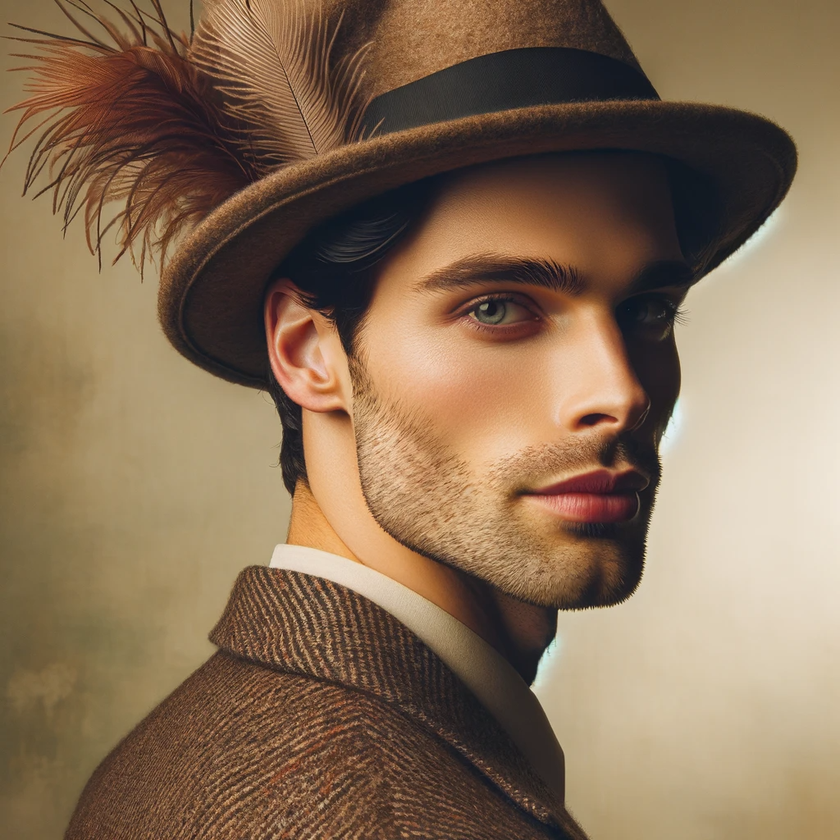
#> input picture img/like_lenna.png, 840 x 840 px, shrunk from 1024 x 1024 before the run
$ python adapted.py
#> lines starting #> are read from the running program, lines starting #| are printed output that depends on the picture; after the words box and inside, x2 and y2 are one past the last pixel; in counts of white or black regions, pixels touching at a corner belong together
import cv2
import numpy as np
import matplotlib.pyplot as plt

blk_size = 9        # 블럭 사이즈
C = 5               # 차감 상수
img = cv2.imread('../img/like_lenna.png', cv2.IMREAD_GRAYSCALE) # 그레이 스케일로  읽기
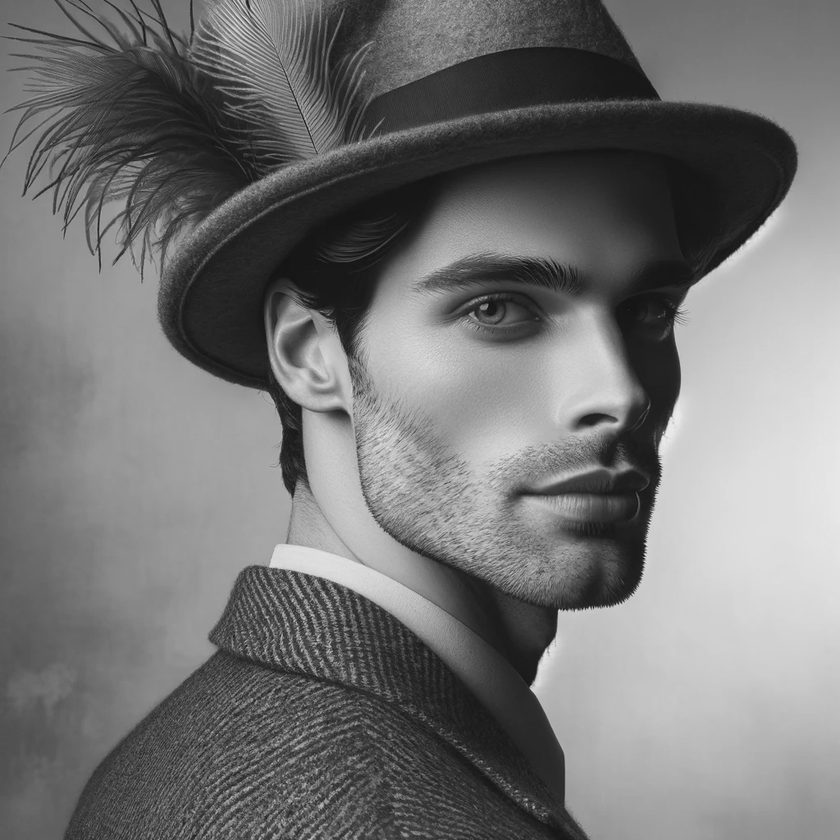
#> img: shape (840, 840); min 12, max 235, mean 116.2

# ---① 오츠의 알고리즘으로 단일 경계 값을 전체 이미지에 적용
ret, th1 = cv2.threshold(img, 0, 255, cv2.THRESH_BINARY | cv2.THRESH_OTSU)
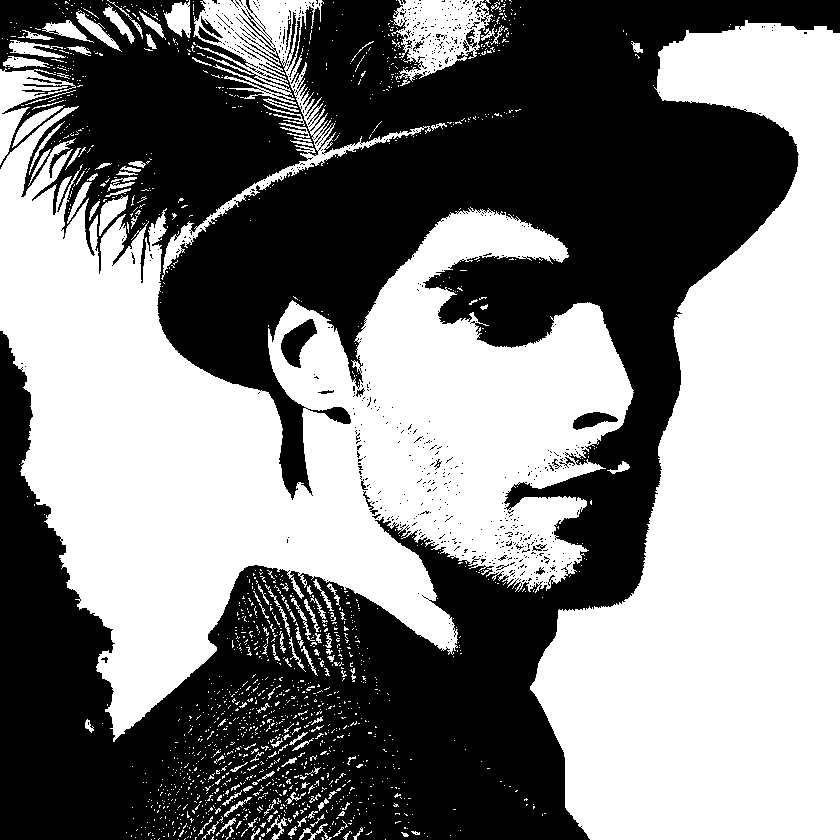
#> th1: shape (840, 840); 50.8% white; 701 black regions (670 under 20 px), largest, box (x1, y1, x2, y2) and area: (0, 0, 840, 840) 342450, (281, 319, 317, 368) 898, (573, 412, 618, 430) 458
#> ret = 115

# ---② 어뎁티드 쓰레시홀드를 평균과 가우시안 분포로 각각 적용
th2 = cv2.adaptiveThreshold(img, 255, cv2.ADAPTIVE_THRESH_MEAN_C,\
                                      cv2.THRESH_BINARY, blk_size, C)
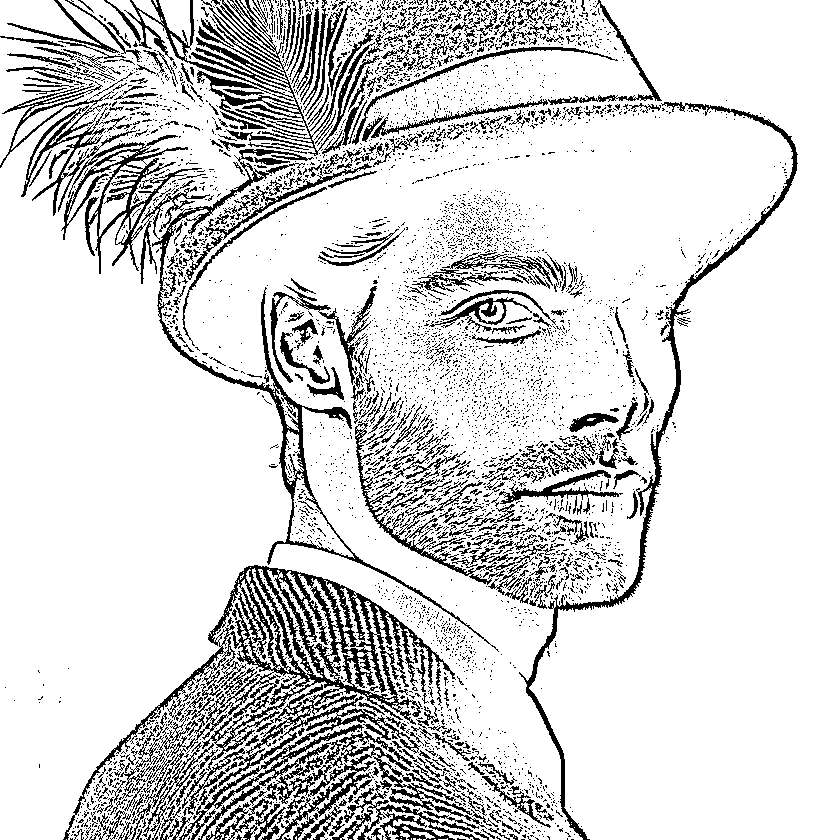
#> th2: shape (840, 840); 84.4% white; black in thin lines or dots
th3 = cv2.adaptiveThreshold(img, 255, cv2.ADAPTIVE_THRESH_GAUSSIAN_C, \
                                     cv2.THRESH_BINARY, blk_size, C)
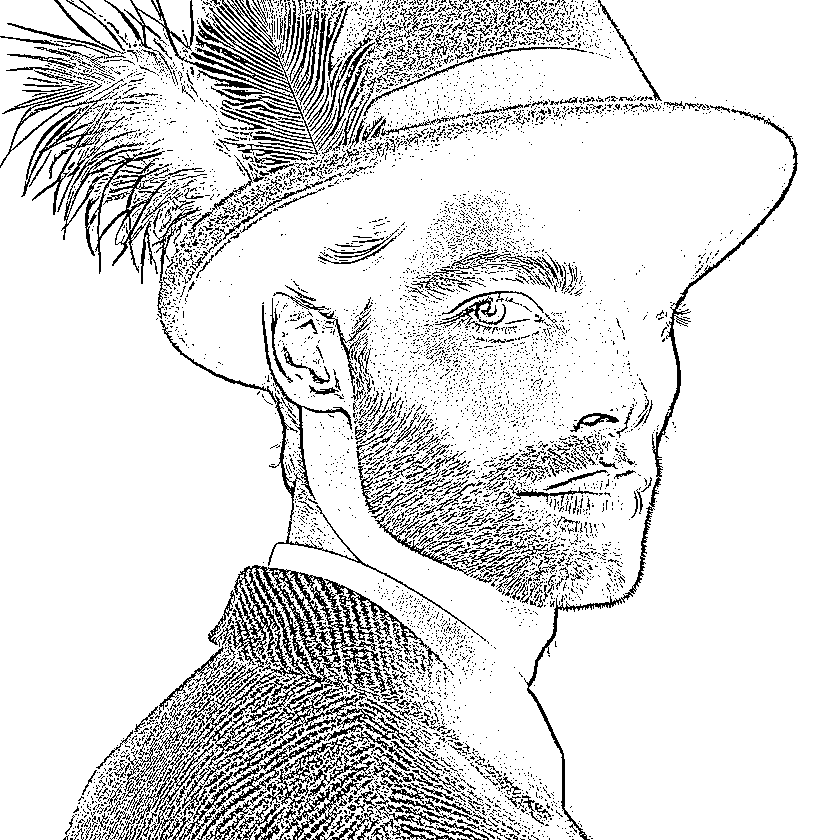
#> th3: shape (840, 840); 86.7% white; black in thin lines or dots

# ---③ 결과를 Matplot으로 출력
imgs = {'Original': img, 'Global-Otsu:%d'%ret:th1, \
        'Adapted-Mean':th2, 'Adapted-Gaussian': th3}
for i, (k, v) in enumerate(imgs.items()):
    plt.subplot(2,2,i+1)
    plt.title(k)
    plt.imshow(v,'gray')
    plt.xticks([]),plt.yticks([])
#> this loop made 4 passes
#> k on passes 1 to 4: 'Original', 'Global-Otsu:115', 'Adapted-Mean', 'Adapted-Gaussian'

plt.show()

$ run again, with img/결과물.PNG copied over img/like_lenna.png
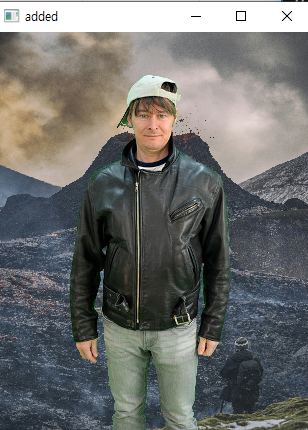
#> input picture img/결과물.PNG, 308 x 430 px
#> `ret, th1 = cv2.threshold(img, 0, 255, cv2.THRESH_BINARY | cv2.THRESH_O..`:
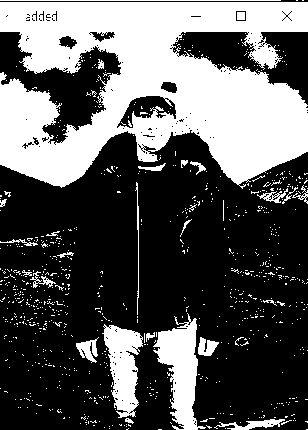
#> th1: shape (430, 308); 35.5% white; 836 white regions (808 under 20 px), largest, box (x1, y1, x2, y2) and area: (0, 2, 308, 189) 37493, (153, 313, 206, 430) 2941, (102, 324, 143, 418) 2241
#> ret = 126
#> th2: shape (430, 308); 68.5% white; black in thin lines or dots
#> `th3 = cv2.adaptiveThreshold(img, 255, cv2.ADAPTIVE_THRESH_GAUSSIAN_C, ..`:
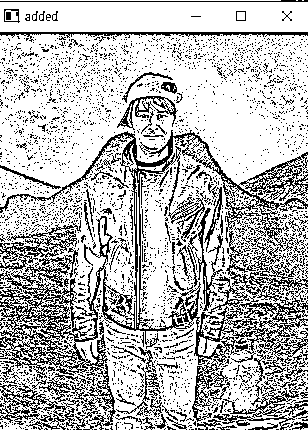
#> th3: shape (430, 308); 72.9% white; black in thin lines or dots
#> the loop `for i, (k, v) in enumerate(imgs.items()):` made 4 passes
#> k on passes 1 to 4: 'Original', 'Global-Otsu:126', 'Adapted-Mean', 'Adapted-Gaussian'

$ run again, with img/kia.jpg saved as img/like_lenna.png
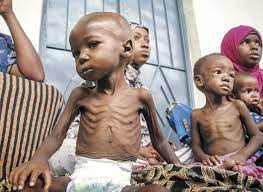
#> input picture img/kia.jpg, 263 x 192 px
#> `ret, th1 = cv2.threshold(img, 0, 255, cv2.THRESH_BINARY | cv2.THRESH_O..`:
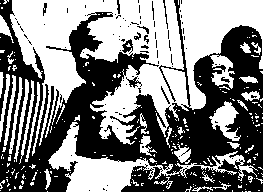
#> th1: shape (192, 263); 51.4% white; 95 black regions (83 under 20 px), largest, box (x1, y1, x2, y2) and area: (0, 0, 263, 192) 23833, (122, 39, 133, 54) 88, (126, 76, 142, 88) 70
#> ret = 146
#> th2: shape (192, 263); 64.5% white; 326 black regions (273 under 20 px), largest, box (x1, y1, x2, y2) and area: (44, 0, 263, 192) 6475, (0, 0, 46, 192) 2910, (46, 0, 150, 121) 2398
#> `th3 = cv2.adaptiveThreshold(img, 255, cv2.ADAPTIVE_THRESH_GAUSSIAN_C, ..`:
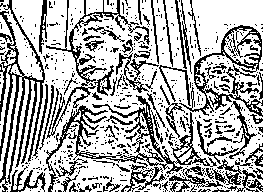
#> th3: shape (192, 263); 68.3% white; black in thin lines or dots
#> the loop `for i, (k, v) in enumerate(imgs.items()):` made 4 passes
#> k on passes 1 to 4: 'Original', 'Global-Otsu:146', 'Adapted-Mean', 'Adapted-Gaussian'

$ run again, with img/man_chromakey.jpg saved as img/like_lenna.png
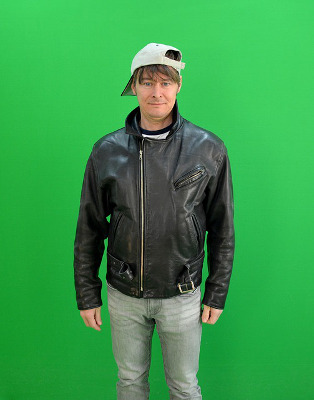
#> input picture img/man_chromakey.jpg, 314 x 400 px
#> `ret, th1 = cv2.threshold(img, 0, 255, cv2.THRESH_BINARY | cv2.THRESH_O..`:
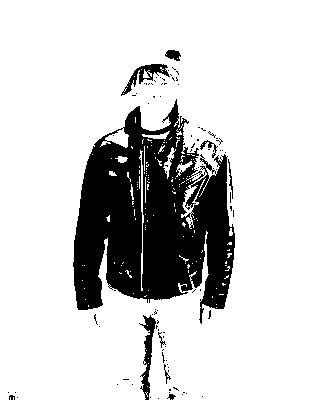
#> th1: shape (400, 314); 81.3% white; 96 black regions (86 under 20 px), largest, box (x1, y1, x2, y2) and area: (73, 99, 235, 324) 21901, (139, 315, 156, 400) 545, (121, 64, 170, 96) 436
#> ret = 88
#> th2: shape (400, 314); 88% white; 491 black regions (435 under 20 px), largest, box (x1, y1, x2, y2) and area: (73, 59, 235, 400) 9434, (173, 154, 215, 210) 534, (120, 315, 156, 393) 404
#> `th3 = cv2.adaptiveThreshold(img, 255, cv2.ADAPTIVE_THRESH_GAUSSIAN_C, ..`:
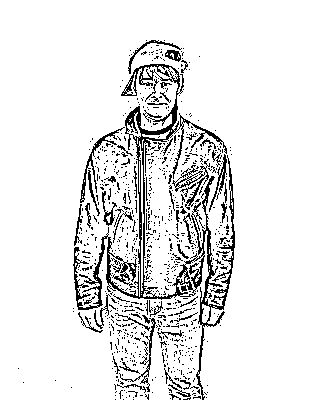
#> th3: shape (400, 314); 90.2% white; black in thin lines or dots, all inside (x1, y1, x2, y2) = (18, 40, 235, 400)
#> the loop `for i, (k, v) in enumerate(imgs.items()):` made 4 passes
#> k on passes 1 to 4: 'Original', 'Global-Otsu:88', 'Adapted-Mean', 'Adapted-Gaussian'
